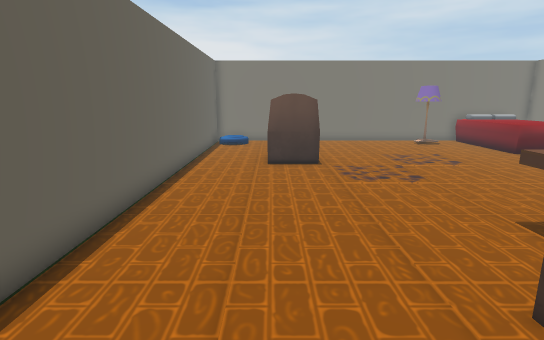
view 1 (above)

16 first-person views from a walk through a 3-D level made in the Unity game engine. The camera is 1.4 m above the floor, tilts 12° down and sees 80° across. The floor is counted in squares, 0.5 m on a side. Each view is taken from the middle of a square. On the plan, view 1 faces up. The plan holds only what a view shows up to about 20 squares ahead; the rest is blank. The place goes on beyond the plan.

view 2
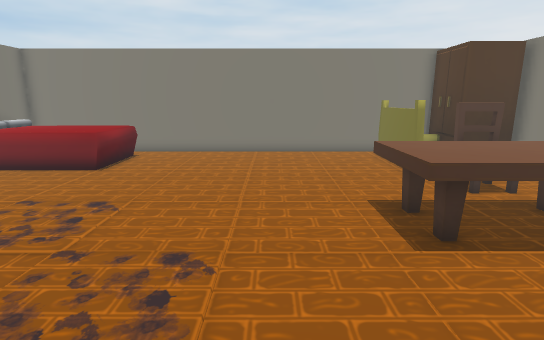

view 3
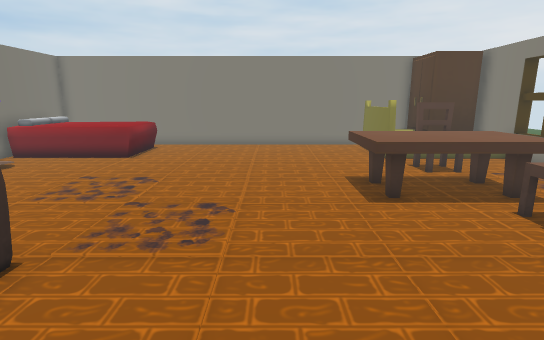

view 4
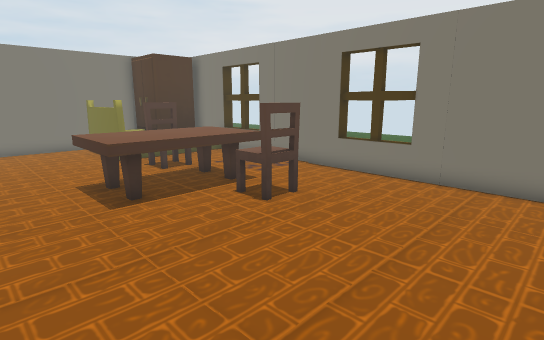

view 5
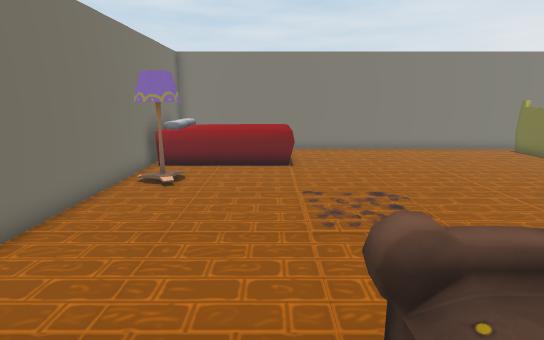

view 6
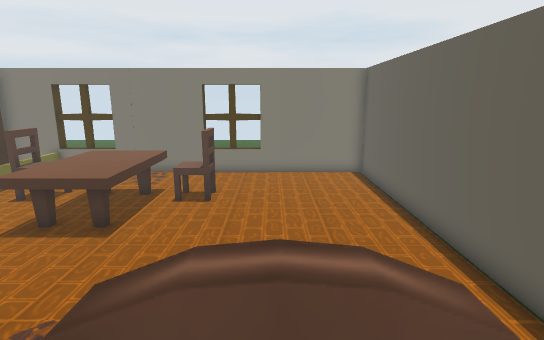

view 7
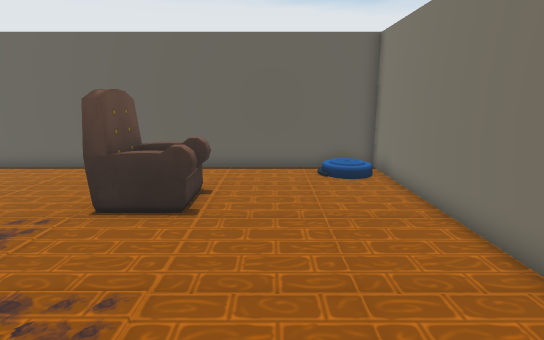

view 8
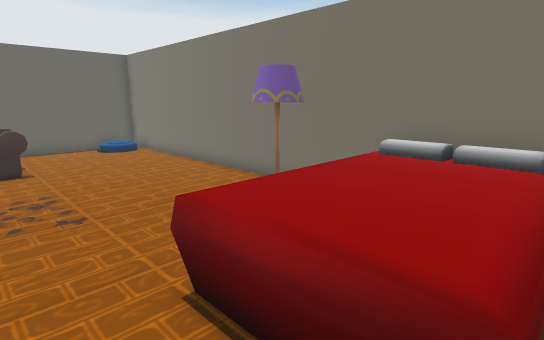

view 9
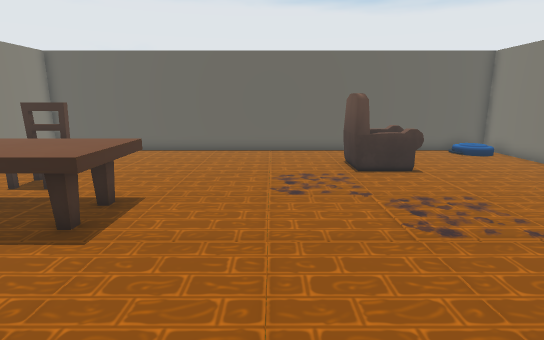

view 10
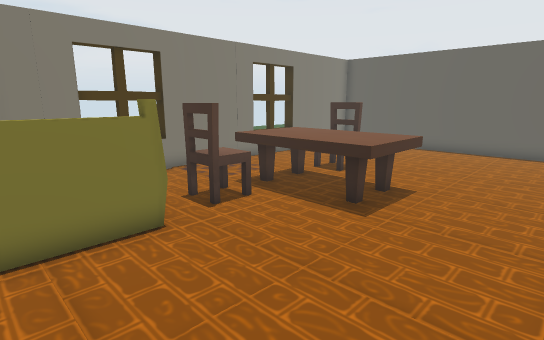

view 11
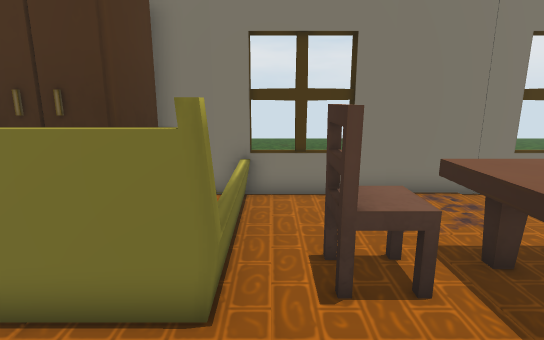

view 12
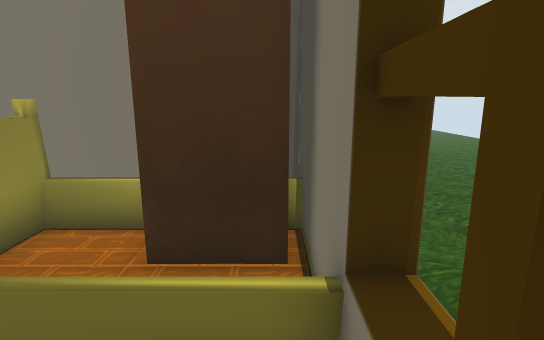

view 13
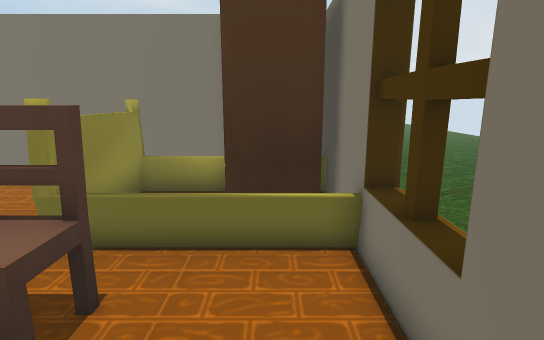

view 14
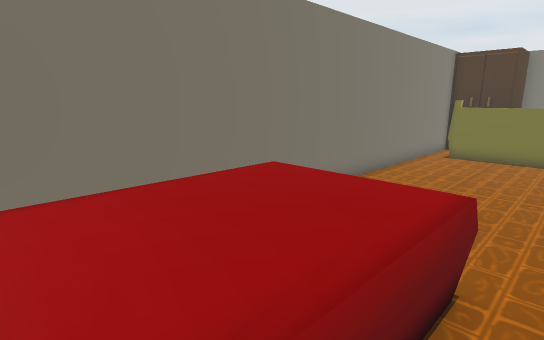

view 15
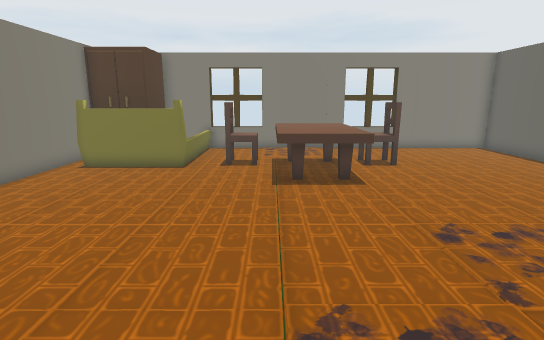

view 16
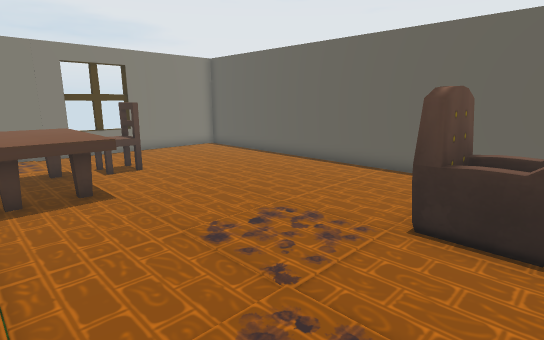

### Floor plan
Key: @ floor where view 1 was taken; # wall or solid block; x gap in a wall; . main floor; : floor 0.5 m higher than the main floor; ^ raised ledge; T table; C chair; O other object.
Columns run from 4 left of view 1 to 18 right of it. Each row starts with its distance up from view 1.
 24  ####    ############
 23 ##############O##^^^^^#
 22 #         ....OO.^^^^^#
 21 #         ....OO ^^^^^#
 20 #         ....   ^^^^^#
 19 #             .  ^^^^^#
 18 #  .         .   ^^^^^#
 17 #         OOO.   ^^^^x#
 16 #    :    OOOO        #
 15 #   OOO   OOOO       .#
 14 #   OOOOOOOOO.        #
 13 #      OOO            #
 12 #      OOO            #
 11 #      OOO         .. #
 10 #.  .                 #
  9 #                     #
  8 #               .     #
  7 #         TTTT        #
  6 #         TTTT        #
  5 #         TTTT        #
  4 #       CCTTTTCC #O#Ox#
  3 #      CCCTTTTCC O   O#
  2 #       CCTTTTCC O   O#
  1 #                O OOOO
  0 #   @      .     O O
 -1 #             .  O O  O
 -2 ######.x.x####.x.######

Positions as (right, up) in squares from view 1, and headings:
1: (0, 0), facing up
2: (0, 10), facing right
3: (-3, 10), facing right
4: (-3, 10), facing down-right
5: (-1, 18), facing right
6: (1, 16), facing down
7: (10, 19), facing left
8: (17, 15), facing up-left
9: (15, 11), facing left
10: (16, 11), facing down-left
11: (12, 8), facing down
12: (10, -1), facing right
13: (7, 0), facing right
14: (12, 22), facing down-right
15: (9, 18), facing down
16: (9, 17), facing down-left
